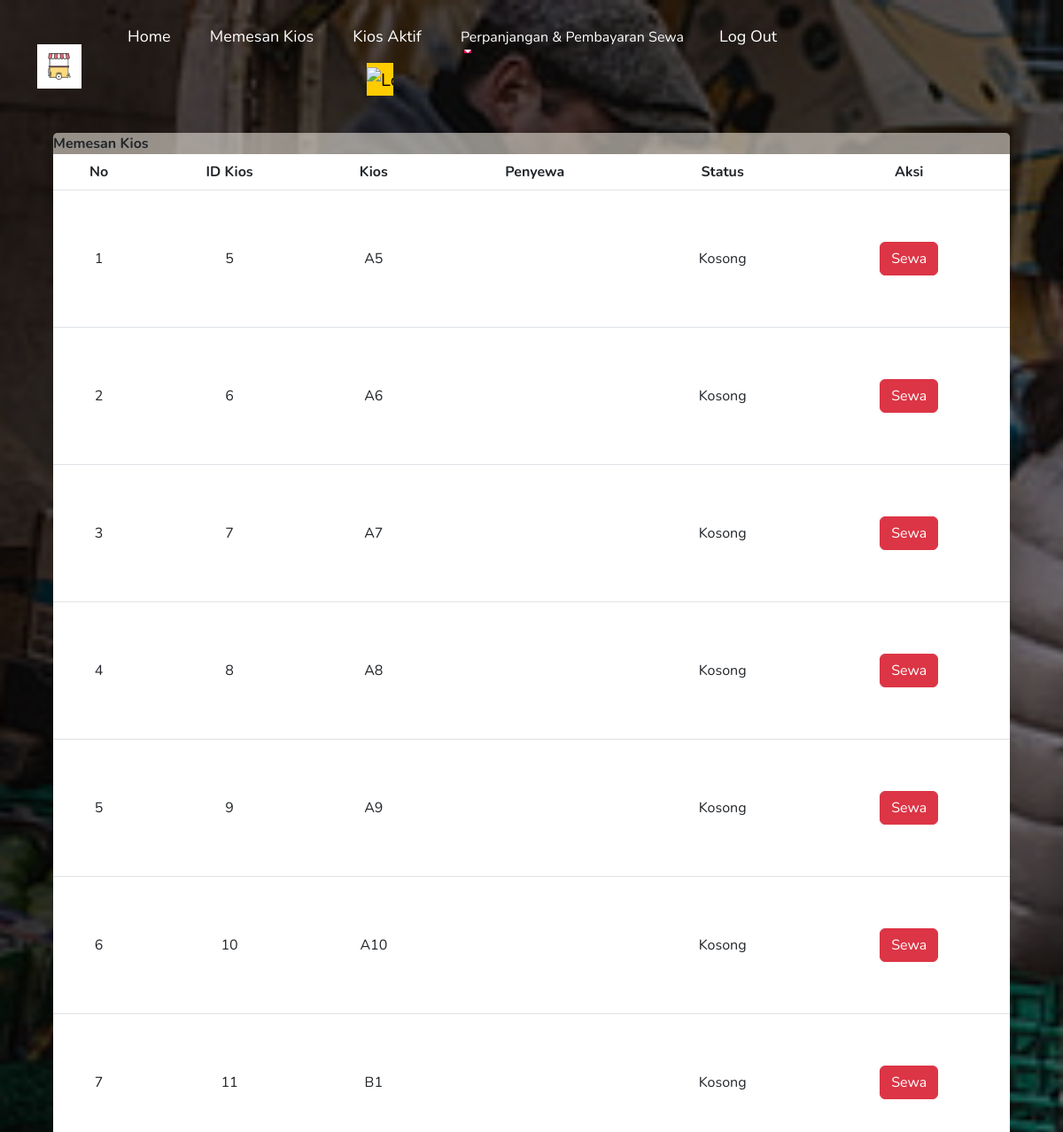
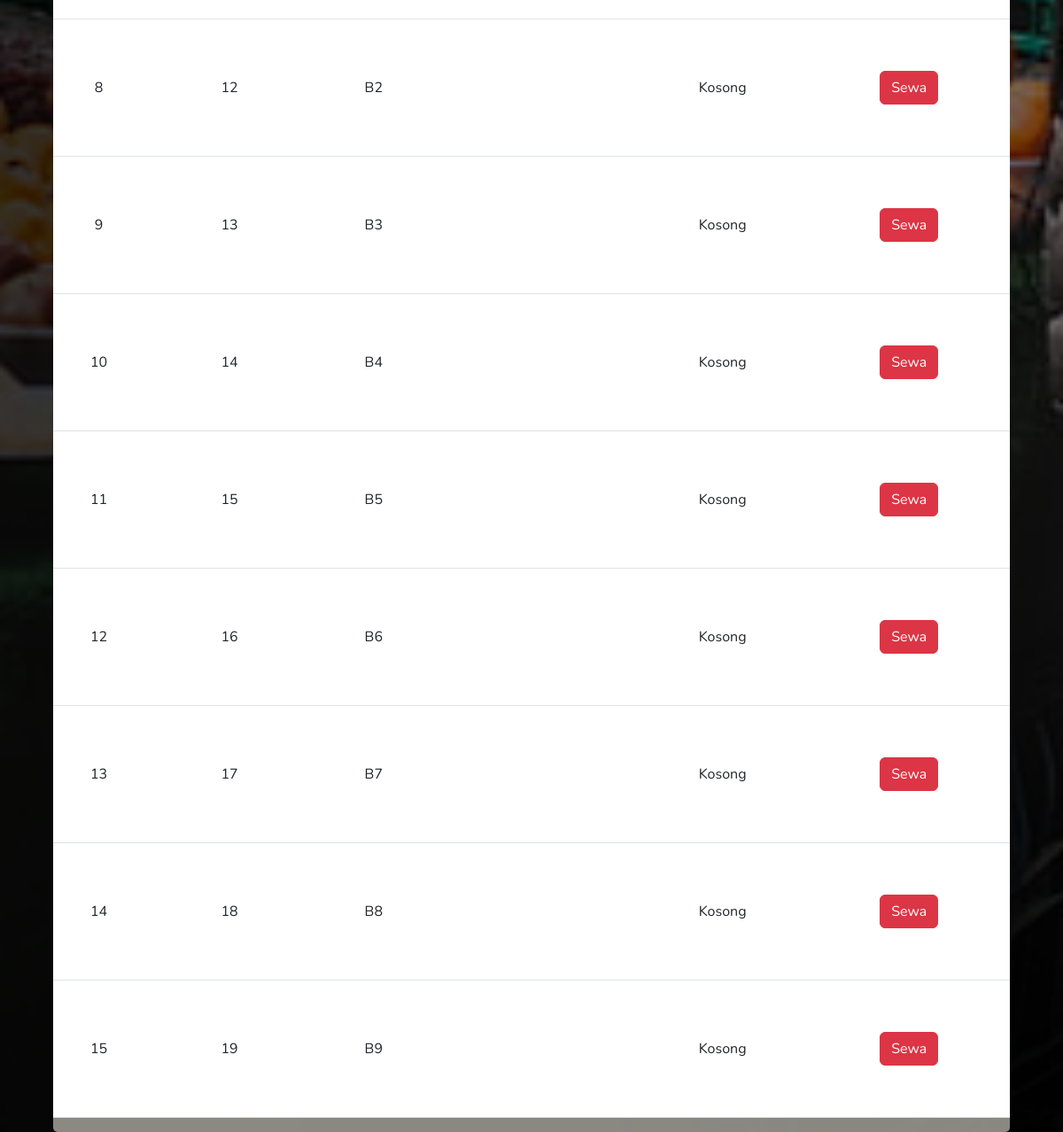
Screenshot of /MemesanKios.php with the database file from the repository (2 pictures, top to bottom).
### tables this page shows
CREATE TABLE `datakios` (
  `idKios` int(8) NOT NULL,
  `kioss` varchar(30) NOT NULL,
  `penyewa` varchar(30) DEFAULT NULL,
  `statuss` varchar(30) NOT NULL
);

### MemesanKios.php (the view, shortened to what this page needs)
<?php
include 'koneksi.php';
$query = "SELECT * FROM datakios WHERE statuss = 'kosong'";
$sql = mysqli_query($mysqli, $query);
$no = 1;
?>
<!DOCTYPE html>
<html>
<head>
    <link rel="stylesheet" href="style.css">
    <link rel="stylesheet" href="https://cdn.jsdelivr.net/npm/bootstrap@5.3.0-alpha3/dist/css/bootstrap.min.css">
</head>
<body>
    <div id="headerMemesan">
        <div class="container">
        <nav class="navbar navbar-expand-lg ">
                <img class="logo" src="images/logo.jpg">
                <ul>
                    <li><a href="homePenyewa.php">Home</a></li>
                    <li><a href="MemesanKios.php">Memesan Kios</a></li>
                    <li><a href="kiosAktif.php">Kios Aktif</a></li>
                    <li class="nav-item dropdown">
                        <a
                            class="nav-link dropdown-toggle"
                            href="#"
                            role="button"
                            data-bs-toggle="dropdown"
                            aria-expanded="false"
                            style="color:white"
                        >
                            Perpanjangan & Pembayaran Sewa
                        </a>
                    <li><a href="logoutPenyewa.php"<?php echo "onClick=\"return confirm('Apakah anda yakin Log Out?')\";"?>>Log Out</a></li>
                    <li><a class="navbar-brand " style="margin-left:270px; background-color: #ffcc00;" href="listKeluhan.php">
                    <img src="https://raw.githubusercontent.com/NaufallHilal/test/main/5848-removebg.png" alt="Logo" width="30" height="30" class="d-inline-block align-text-end "">
                     </a></li>
            </nav>
        </div>
        <div class="LayerKios">
           <caption><b>Memesan Kios</b></caption>
           <div class="table-responsive">
            <table class="table align-middle">
                <thead>
                  <tr>
                    <th scope="col">No</th>
                    <th scope="col">ID Kios</th>
                    <th scope="col">Kios</th>
                    <th scope="col">Penyewa</th>
                    <th scope="col">Status</th>
                    <th scope="col">Aksi</th>
                  </tr>
                </thead>
                <tbody>
                <?php while ($result = mysqli_fetch_assoc($sql)) { ?>
                  <tr>
                   <td><?php echo $no++ ?></td>
                    <td><?= $result['idKios']; ?></td>
                    <td><?= $result['kioss']; ?></td>
                    <td><?= $result['penyewa']; ?></td>
                    <td><?= $result['statuss']; ?></td>
                    <td>
                      <a href="MemesanKiosForm.php?idKios= <?php echo $result['idKios'];?>" class="btn btn-danger">Sewa</a>
                    </td>
                  </tr>
                  <?php } ?>
                </tbody>
              </table>
            </div>
        </div>
    </div>
</body>
</html>

### style.css (style rules this page uses)
* { margin: 0; padding: 0; font-family: "Nunito", sans-serif; box-sizing: border-box; }
body { background: #080808; color: #fff; }
#headerMemesan { width: 100%; height: auto; background-image: url(images/pasarr.png); background-repeat: repeat-x; background-size: cover; background-position: center; }
.container { padding: 10px 10%; }
nav { display: flex; align-items: center; justify-content: space-between; flex-wrap: wrap; }
nav ul li { display: inline-block; list-style: none; margin: 10px 20px; }
.logo { width: 50px; }
nav ul li a { color: #fff; text-decoration: none; font-size: 18px; position: relative; }
nav ul li a::after { content: ""; width: 0; height: 3px; background: #ff004f; position: absolute; left: 0; bottom: -6px; transition: 0.5s ease 0s; }
.btn { display: block; margin: 50px auto; width: fit-content; border: 1px solid #ff004f; padding: 14px 50px; border-radius: 6px; text-decoration: none; color: #fff; transition: background 0.5s; }
.LayerKios { background-color: #eae5dc96; width: 90%; height: 70%; position: relative; top: 7%; margin-left: 5%; z-index: 2; border-radius: 5px; }
.LayerKios table { text-align: center; }

### rows the page displays
datakios: idKios "5", kioss "A5", statuss "Kosong"
datakios: idKios "6", kioss "A6", statuss "Kosong"
datakios: idKios "7", kioss "A7", statuss "Kosong"
datakios: idKios "8", kioss "A8", statuss "Kosong"
datakios: idKios "9", kioss "A9", statuss "Kosong"
datakios: idKios "10", kioss "A10", statuss "Kosong"
datakios: idKios "11", kioss "B1", statuss "Kosong"
datakios: idKios "12", kioss "B2", statuss "Kosong"
datakios: idKios "13", kioss "B3", statuss "Kosong"
datakios: idKios "14", kioss "B4", statuss "Kosong"
datakios: idKios "15", kioss "B5", statuss "Kosong"
datakios: idKios "16", kioss "B6", statuss "Kosong"
datakios: idKios "17", kioss "B7", statuss "Kosong"
datakios: idKios "18", kioss "B8", statuss "Kosong"
datakios: idKios "19", kioss "B9", statuss "Kosong"
